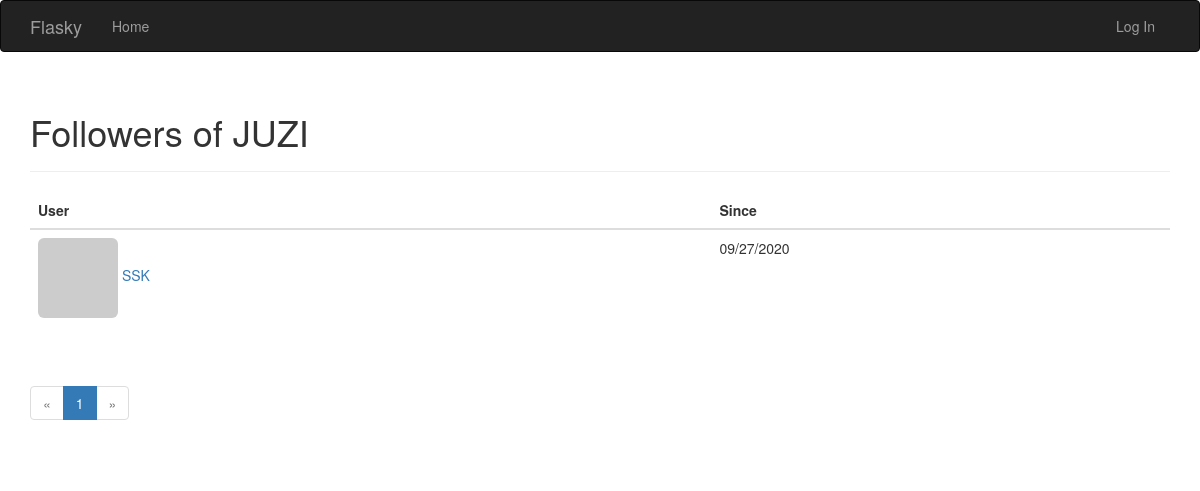
The app's page /followers/JUZI with its own data.
### app/models.py (models this page shows, shortened)
class User(UserMixin,db.Model):
    __tablename__='users'
    id = db.Column(db.Integer,primary_key=True)
    email = db.Column(db.String(64),unique=True,index=True)
    role_id = db.Column(db.Integer,db.ForeignKey('roles.id'))
    username = db.Column(db.String(64), unique=True, index=True)
    password_hash=db.Column(db.String(128))
    confirmed = db.Column(db.Boolean,default=False)
    name = db.Column(db.String(64))
    location = db.Column(db.String(64))
    about_me = db.Column(db.Text())
    member_since = db.Column(db.DateTime(),default=datetime.utcnow)
    last_seen = db.Column(db.DateTime(),default=datetime.utcnow)
    avatar_hash = db.Column(db.String(32))
    posts = db.relationship('Post',backref='author',lazy='dynamic')
    followed = db.relationship('Follow',
                               foreign_keys=[Follow.follower_id],
                               backref=db.backref('follower', lazy='joined'),
                               lazy='dynamic',
                               cascade='all, delete-orphan')
    followers = db.relationship('Follow',
                                foreign_keys=[Follow.followed_id],
                                backref=db.backref('followed', lazy='joined'),
                                lazy='dynamic',
                                cascade='all, delete-orphan')
    comments = db.relationship('Comment',backref='author',lazy='dynamic')
    def gravatar_hash(self):
        return hashlib.md5(self.email.lower().encode('utf-8')).hexdigest()
    def gravatar(self,size=100,default='identicon',ratting='g'):
        if request.is_secure:
            url = 'https://secure.gravatar.com/avatar'
        else:
            url = 'http://www.gravatar.com/avatar'
        hash = self.gravatar_hash() or self.avatar_hash
        return '{url}/{hash}?s={size}&d={default}&r={ratting}'.format(url=url,hash=hash,size=size,default=default,ratting=ratting)
    @property
    def password(self):
        raise AttributeError('password is not a readable attribute')

class Follow(db.Model):
    __tablename__ = 'follows'
    follower_id = db.Column(db.Integer, db.ForeignKey('users.id'),
                            primary_key=True)
    followed_id = db.Column(db.Integer, db.ForeignKey('users.id'),
                            primary_key=True)
    timestamp = db.Column(db.DateTime, default=datetime.utcnow)

### app/main/views.py (the view)
@main.route('/followers/<username>')
def followers(username):
    user = User.query.filter_by(username=username).first()
    if user is None:
        flash('Invalid User')
        return redirect(url_for('.index'))
    page = request.args.get('page',1,type=int)
    pagination = user.followers.paginate(
        page,per_page=current_app.config['FLASKY_FOLLOWERS_PER_PAGE'],
        error_out=False
    )
    follows = [{'user':item.follower,'timestamp':item.timestamp} for item in pagination.items]
    return render_template('followers.html',user=user,title='Followers of ',endpoint='.followers',
                           pagination=pagination,follows=follows)

### app/auth/views.py (called while the page is built)
@auth.before_app_request
def before_request():
    if current_user.is_authenticated:
        current_user.ping()
        if not current_user.confirmed \
                and request.blueprint != 'auth' \
                and request.endpoint != 'static':
            return redirect(url_for('auth.unconfirmed'))

### app/main/__init__.py (called while the page is built)
@main.app_context_processor
def inject_permissions():
    return dict(Permission=Permission)

### app/templates/followers.html (shortened to what this page needs)
{% extends "base.html" %}
{% import "_macros.html" as macros %}
{% block page_content %}
<div class="page-header">
    <h1>{{ title }} {{ user.username }}</h1>
</div>
<table class="table table-hover followers">
    <thead><tr><th>User</th><th>Since</th></tr></thead>
    {% for follow in follows %}
    {% if follow.user != user %}
    <tr>
        <td>
            <a href="{{ url_for('.user', username = follow.user.username) }}">
                <img class="img-rounded" src="{{ follow.user.gravatar(size=32) }}">
                {{ follow.user.username }}
            </a>
        </td>
        <td>{{ moment(follow.timestamp).format('L') }}</td>
    </tr>
    {% endif %}
    {% endfor %}
</table>
<div class="pagination">
    {{ macros.pagination_widget(pagination, endpoint, username = user.username) }}
</div>
{% endblock %}

### records on screen
User: username "JUZI"
User: user.username "SSK"
Follow: timestamp "09/27/2020"

### other values on screen
{{ title }} "Followers of"
{{ p }} "1"
